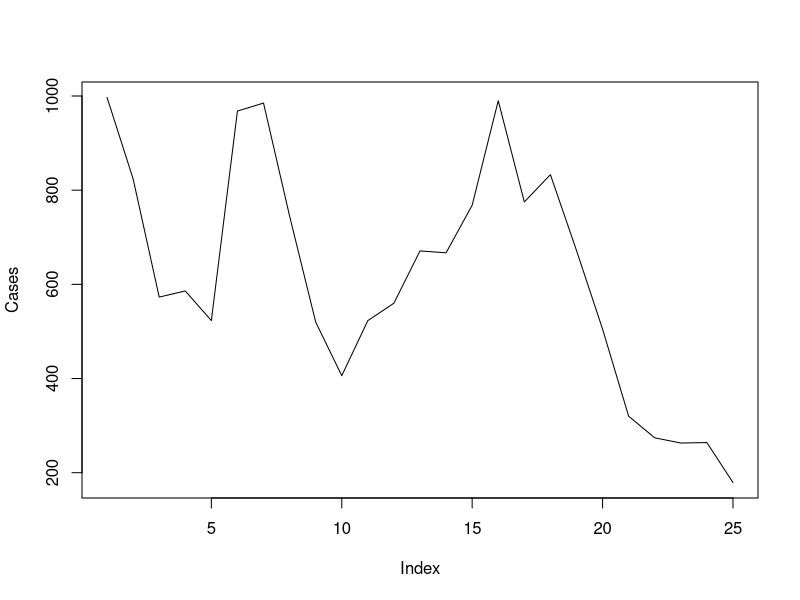

The R script that drew this image: (Note: this script raises an error after producing the figure.)
## ---- chunk 1
mal <- read.table("malaria.dat", header = TRUE)
attach(mal)
## ---- chunk 2
mal
## ---- chunk 3
plot(Cases, type = "l")
## ---- chunk 4
plot(Time, Cases, type = "l")
## ---- chunk 5
cases.ts <- ts(Cases, start = c(1997, 7), frequency = 12)
## ---- chunk 6
cases.ts
## ---- chunk 7
plot(cases.ts)
## ---- chunk 8
plot(Rain, Cases)
## ---- chunk 9
rain.cases.ts <- ts(cbind(Rain, Cases), start = c(1997,7), frequency = 12)
plot(rain.cases.ts)
## ---- chunk 10
par(mfrow = c(2, 1))
## ---- chunk 11
plot(Rain, type = "l")
plot(Cases, type = "l")
## ---- chunk 12
par(lab = c(length(Time), 10, 7))
## ---- chunk 13
plot(Rain, type = "l")
plot(Cases, type = "l")
## ---- chunk 14
plot(Rain, type = "l", axes = FALSE, xlab = "Time", ylab = "mm", main = "Rainfall")
axis(side = 1, labels = as.character(Time), at = 1:length(Time))
axis(side = 2)
plot(Cases, type = "l", axes = FALSE, xlab = "Time", ylab = "n", main = "Cases")
axis(side = 1, labels = as.character(Time), at = 1:length(Time))
axis(side = 2)
## ---- chunk 15
par(mfrow = c(1, 1))
par(lab = c(5, 5, 7))
## ---- chunk 16
plot(Cases, type = "l")
lines(Rain, lty = 2)
## ---- chunk 17
plot(Cases, type = "l", ylim = c(min(Cases, Rain), max(Cases, Rain)))
lines(Rain, lty = 2)
## ---- chunk 18
plot(Cases, type = "l", ylim = c(min(Cases, Rain), max(Cases, Rain)))
lines(Rain, lty = 2)
legend(18, 1000, legend = c("Cases", "Rainfall (mm)"), lty = c(1,2))
## ---- chunk 19
par(lab = c(length(Time), 5, 7))
plot(Cases, type = "l", lty = 1, axes = FALSE)
axis(side = 2)
par(new = TRUE)
plot(Rain, type = "l", lty = 2, axes = FALSE)
axis(side = 4)
axis(side = 1)
## ---- chunk 20
par(mar = c(5, 5, 4, 5))
par(lab = c(length(Time), 5, 7))
plot(Cases, type = "l", lty = 1, axes = FALSE,
     xlab = "", ylab = "", main = "Malaria cases and rainfall")
axis(side = 2)
mtext(text = "Malaria cases", side = 2, line = 3)
par(new = TRUE)
plot(Rain, type = "l", lty = 2, axes = FALSE,
     xlab = "Month & Year", ylab = "")
axis(side = 4)
mtext(text = "Rainfall (mm)", side = 4, line = 3)
axis(side = 1, labels = as.character(Time), at = 1:length(Time))
## ---- chunk 21
plot2var <- function(y1,
           y2,
           x.ticks,
           x.lab = deparse(substitute(x.ticks)),
           y1.lab = deparse(substitute(y1)),
           y2.lab = deparse(substitute(y2)),
           main = paste(y1.lab, "&", y2.lab)) {
  old.par.mar <- par("mar")
  old.par.lab <- par("lab")
  par(mar = c(5, 5, 4, 5))
  if(!missing(x.ticks)) {par(lab = c(length(x.ticks), 5, 7))}
  plot(y1, type = "l", lty = 1, axes = FALSE,
       xlab = "", ylab = "", main = main)
  axis(side = 2)
  mtext(text = y1.lab, side = 2, line = 3)
  par(new = TRUE)
  plot(y2, type = "l", lty = 2, axes = FALSE,
       ylab = "", xlab = x.lab)
  axis(side = 4)
  mtext(text = y2.lab, side = 4, line = 3)
  if(!missing(x.ticks)) {
    axis(side = 1, labels = as.character(x.ticks),
         at = 1:length(x.ticks))
  } else {axis(side = 1)}
  par(mar = old.par.mar)
  par(lab = old.par.lab)  
}
## ---- chunk 22
plot2var(Rain, Cases)
plot2var(Rain, Cases, Time)
## ---- chunk 23
plot2var(Rain, Cases, Time, x.lab = "Month and Year",
         y1.lab = "Rainfall (mm)", y2.lab = "Cases of malaria")
## ---- chunk 24
detach(mal)
## ---- chunk 25
pop <- read.table("pop.dat", header = TRUE)
attach(pop)
## ---- chunk 26
pop[1:20, ]
## ---- chunk 27
table(AGE)
barplot(table(AGE), col = "white")
## ---- chunk 28
age.group <- cut(AGE, c(0, 17, 29, 41, 53, 99))
## ---- chunk 29
table(AGE, age.group)
## ---- chunk 30
table(age.group, SEX)
## ---- chunk 31
barplot(table(age.group, SEX))
## ---- chunk 32
barplot(table(age.group, SEX), beside = TRUE)
## ---- chunk 33
barplot(table(age.group, SEX), beside = TRUE, horiz = TRUE)
## ---- chunk 34
tab <- table(age.group, SEX)
tab
tab[ ,1] <- -tab[ ,1]
tab
barplot(tab, beside = TRUE, horiz = TRUE)
## ---- chunk 35
barplot(tab, beside = TRUE, horiz = TRUE, space = c(0, -nrow(tab)))
## ---- chunk 36
bar.names <- c(dimnames(tab)$age.group, dimnames(tab)$age.group)
barplot(tab, beside = TRUE, horiz = TRUE, space = c(0, -nrow(tab)),
        names.arg = bar.names)
## ---- chunk 37
barplot(tab, beside = TRUE, horiz = TRUE, space = c(0, -nrow(tab)),
        col = "white", xlim = c(min(tab) * 1.2, max(tab) * 1.2),
        names.arg = bar.names)
## ---- chunk 38
barplot(tab, beside = TRUE, horiz = TRUE, space = c(0, -nrow(tab)),
        col = "white", xlim = c(min(tab) * 1.2, max(tab) * 1.2),
        names.arg = bar.names, axes = FALSE)
axis(side = 1,
     labels = abs(axTicks(side = 1)),
     at = (axTicks(side = 1)))
## ---- chunk 39
pyramid.plot <- function(x,
                          g,
                          main = paste("Pyramid plot of", deparse(substitute(x)),
                                       "by", deparse(substitute(g))),
                          xlab = paste(deparse(substitute(g)),
                                       "(", levels(g)[1], "/",levels(g)[2],")"),
                          ylab = deparse(substitute(x))) {
  tab <- table(x, g)
  tab[ ,1] <- -tab[ ,1]
  barplot(tab,
          horiz = TRUE,
          beside = TRUE,
          space = c(0, -nrow(tab)),
          names.arg = c(dimnames(tab)$x, dimnames(tab)$x),
          xlim = c(min(tab) * 1.2,
          max(tab) * 1.2),
          col = "white",
          main = main,
          xlab = xlab,
          ylab = ylab,
          axes = FALSE)
  axis(side = 1,
       labels = abs(axTicks(side = 1)),
       at = (axTicks(side = 1)))
}
## ---- chunk 40
pyramid.plot(age.group, SEX)
## ---- chunk 41
pyramid.plot(age.group, SEX, ylab = "Months", xlab = "Sex F / M",
             main = "Children by age and sex")
## ---- chunk 42
detach(pop)
sssw <- read.table("sssw.dat", header = TRUE)
attach(sssw)
## ---- chunk 43
sssw[1:20, ]
## ---- chunk 44
barplot(table(marital))
barplot(table(living))
barplot(table(ethnic))
## ---- chunk 45
barplot(rev(sort(table(marital))))
## ---- chunk 46
pareto <- function(x,
                   xlab = deparse(substitute(x)),
                   ylab = "Count",
                   main = paste("Pareto Chart of", deparse(substitute(x)))) {
  barplot(rev(sort(table(x))),
          xlab = xlab,
          ylab = ylab,
          main = main,
          col = "white")
}
## ---- chunk 47
pareto(marital)
## ---- chunk 48
pareto(marital, ylab = "n", xlab = "Marital Status",
       main = "Marital Status")
## ---- chunk 49
ms <- as.factor(marital)
levels(ms) <- c("Married", "Single", "Divorced", "Separated",
                "Cohabiting", "Widowed")
table(ms)
pareto(ms, ylab = "n", xlab = "Marital Status",
       main = "Marital Status")
## ---- chunk 50
detach(sssw)
diets <- read.table("diets.dat", header = TRUE)
## ---- chunk 51
diets
## ---- chunk 52
diets <- transform(diets, lci = wt - sd / sqrt(n), uci = wt + sd / sqrt(n))
## ---- chunk 53
diets
## ---- chunk 54
oed.hp <- subset(diets, oedema == 1 & diet == "HP")
oed.lp <- subset(diets, oedema == 1 & diet == "LP")
mar.hp <- subset(diets, oedema == 2 & diet == "HP")
mar.lp <- subset(diets, oedema == 2 & diet == "LP")
## ---- chunk 55
oed.hp
oed.lp
mar.hp
mar.lp
## ---- chunk 56
plot(oed.hp$day, oed.hp$wt, type = "l")
## ---- chunk 57
plot(oed.hp$day, oed.hp$wt, type = "l")
arrows(oed.hp$day, oed.hp$lci, oed.hp$day, oed.hp$uci, code = 3, angle = 90, length = 0.1)
## ---- chunk 58
plot(oed.hp$day, oed.hp$wt, type = "l", ylim = c(min(oed.hp$lci), max(oed.hp$uci)))
arrows(oed.hp$day, oed.hp$lci, oed.hp$day, oed.hp$uci, code = 3, angle = 90, length = 0.1)
## ---- chunk 59
plot(oed.hp$day, oed.hp$wt, type = "l", ylim = c(min(oed.hp$lci), max(oed.hp$uci)))
arrows(oed.hp$day, oed.hp$lci, oed.hp$day, oed.hp$uci, code = 3, angle = 90, length = 0.1)
points(oed.hp$day, oed.hp$wt, pch = 21, bg = "white")
## ---- chunk 60
plot(oed.hp$day, oed.hp$wt, type = "l",
     ylim = c(min(oed.hp$lci), max(oed.hp$uci)),
     main = "HP Diet. Oedematous Cases",
     xlab = "Days of treatment", ylab = "Weight gain (g/kg/d)")

arrows(oed.hp$day, oed.hp$lci, oed.hp$day, oed.hp$uci,
       code = 3, angle = 90, length = 0.1)

points(oed.hp$day, oed.hp$wt, pch = 21, bg = "white")
## ---- chunk 61
plot.ci <- function(x,
                    y, y.lci, y.uci,
                    ylim = c(min(y.lci), max(y.uci)),
                    xlab = deparse(substitute(x)),
                    ylab = deparse(substitute(y)),
                    main = paste(ylab, "by", xlab),
                    type = "l",
                    lty = 1,
                    col = "black",
                    axes = TRUE,
                    pch = 21,
                    bg = "white") {

  plot(x, y, type = type, ylim = ylim, xlab = xlab, ylab = ylab,
       main = main, lty = lty, col = col, axes = axes)
  
  arrows(x, y.lci, x, y.uci, code = 3, angle = 90, length = 0.1,
         lty = lty, col = col)
  
  points(x, y, pch = pch, bg = bg, col = col)
}
## ---- chunk 62
plot.ci(oed.hp$day, oed.hp$wt, oed.hp$lci, oed.hp$uci)
## ---- chunk 63
plot.ci(oed.hp$day, oed.hp$wt, oed.hp$lci, oed.hp$uci,
        ylim = c(-6, 10), xlab = "Day",
        ylab = "Weight gain (g/kg/day)",
        main = "Oedematous", col = "red")
## ---- chunk 64
plot.ci(oed.hp$day, oed.hp$wt, oed.hp$lci, oed.hp$uci,
        ylim = c(-6, 10), xlab = "Day",
        ylab = "Weight gain (g/kg/day)",
        main = "Oedematous", col = "red")
par(new = TRUE)
plot.ci(oed.lp$day, oed.lp$wt, oed.lp$lci, oed.lp$uci,
        axes = FALSE, pch = 22, xlab = "", ylab = "", main = "",
        col = "darkgreen")
## ---- chunk 65
plot.ci(oed.hp$day, oed.hp$wt, oed.hp$lci, oed.hp$uci,
        ylim = c(-6, 10), xlab = "Day",
        ylab = "Weight gain (g/kg/day)",
        main = "Oedematous", col = "red")
par(new = TRUE)
plot.ci(oed.lp$day, oed.lp$wt, oed.lp$lci, oed.lp$uci,
        axes = FALSE, pch = 22, xlab = "", ylab = "", main = "",
        col = "darkgreen")
legend(5, 8, legend = c("HP", "LP"), lty = c(1, 1),
       pch = c(21, 22), col = c("red", "darkgreen"))
## ---- chunk 66
plot.ci(oed.hp$day, oed.hp$wt, oed.hp$lci, oed.hp$uci, type = "p")
## ---- chunk 67
barplot(oed.hp$wt, names.arg = oed.hp$day, col = "white", 
        ylim = c(min(oed.hp$lci), max(oed.hp$uci)))
## ---- chunk 68
barplot(oed.hp$wt, names.arg = oed.hp$day, col = "white", 
        ylim = c(min(oed.hp$lci), max(oed.hp$uci)))
arrows(oed.hp$day, oed.hp$lci, oed.hp$day, oed.hp$uci, 
       code = 3, angle = 90, length = 0.1)
## ---- chunk 69
bar.positions <- barplot(oed.hp$wt, names.arg = oed.hp$day,
                         ylim = c(min(oed.hp$lci), max(oed.hp$uci)),
                         col = "white")

bar.positions
## ---- chunk 70
barplot(oed.hp$wt, names.arg = oed.hp$day, col = "white", 
        ylim = c(min(oed.hp$lci), max(oed.hp$uci)))
arrows(bar.positions, oed.hp$lci, bar.positions, oed.hp$uci,
       code = 3, angle = 90, length = 0.1)
## ---- chunk 71
barplot.ci <- function(y, bar.names, lci, uci,
                       ylim = c(min(lci), max(uci)),
                       xlab = deparse(substitute(bar.names)),
                       ylab = deparse(substitute(y)),
                       main = paste(ylab, "by", xlab)) {
     
  bp <- barplot(y, names.arg = bar.names, ylim = ylim, xlab = xlab,
                ylab = ylab, main = main, col = "white")
     
  arrows(bp, lci, bp, uci, code = 3, angle = 90, length = 0.1)
}
## ---- chunk 72
barplot.ci(oed.hp$wt, oed.hp$day, oed.hp$lci, oed.hp$uci)
## ---- chunk 73
barplot.ci(mar.hp$wt, mar.hp$day, mar.hp$lci, mar.hp$uci)
## ---- chunk 74
barplot.ci <- function(y, bar.names, lci, uci,
         ylim = c(min(0, lci), max(0, uci)),
         xlab = deparse(substitute(bar.names)),
         ylab = deparse(substitute(y)),
         main = paste(ylab, "by", xlab)) {

  bp <- barplot(y, names.arg = bar.names,  ylim = ylim, xlab = xlab,
                ylab = ylab, main = main, col = "white")
     
  arrows(bp, lci, bp, uci, code = 3, angle = 90, length = 0.1)
}
## ---- chunk 75
barplot.ci(mar.hp$wt, mar.hp$day, mar.hp$lci, mar.hp$uci)
## ---- chunk 76
barplot.ci(oed.hp$wt, oed.hp$day, oed.hp$lci, oed.hp$uci)
## ---- chunk 77
barplot.ci <- function(y, bar.names, lci, uci,
         ylim = c(min(0, lci), max(0, uci)),
         xlab = deparse(substitute(bar.names)),
         ylab = deparse(substitute(y)),
         main = paste(ylab, "by", xlab)) {
     
  ylim <- ylim * 1.1
     
  bp <- barplot(y, names.arg = bar.names, ylim = ylim, xlab = xlab,
                ylab = ylab, main = main, col = "white")
     
  arrows(bp, lci, bp, uci, code = 3, angle = 90, length = 0.1)
     
  points(bp, y)
}
## ---- chunk 78
barplot.ci(oed.hp$wt, oed.hp$day, oed.hp$lci, oed.hp$uci)
barplot.ci(mar.hp$wt, mar.hp$day, mar.hp$lci, mar.hp$uci)
## ---- chunk 79
cs <- read.table("cover.dat", header = TRUE)

## ---- chunk 80
cs
## ---- chunk 81
cs$cvr <- cs$in.program / cs$cases
cs
## ---- chunk 82
cs$cvr.pch <- ifelse(cs$cvr == 0, 0, 15)
cs
## ---- chunk 83
plot(0:25, 0:25, pch = 0:25, cex = 2)
## ---- chunk 84
cs$cvr.cex <- ifelse(cs$cvr == 0, 1, 10 * cs$cvr)
cs
## ---- chunk 85
par(pty="s")
plot(cs$x, cs$y, cex = cs$cvr.cex, pch = cs$cvr.pch)
## ---- chunk 86
plot(cs$x, cs$y,
     cex = cs$cvr.cex,
     pch = cs$cvr.pch,
     xlab = "",
     ylab = "",
     axes = FALSE,
     xlim = c(0,10),
     ylim = c(0,10),
     col = gray(0.5))
## ---- chunk 87
plot(cs$x, cs$y,
     cex = 5,
     xlab = "",
     ylab = "",
     axes = FALSE,
     pch = 15,
     xlim = c(0, 10),
     ylim = c(0, 10),
     col = gray(1 - cs$cvr))
## ---- chunk 88
plot(cs$x, cs$y,
     cex = cs$cvr.cex,
     pch = cs$cvr.pch,
     xlab = "",
     ylab = "",
     axes = FALSE,
     xlim = c(0,10),
     ylim = c(0,10),
     col = gray(0.5))

points(c(2.5, 4.5, 5.5), c(6.5, 8.25, 5), pch = 19, cex = 2)
## ---- chunk 89
fem <- read.table("fem.dat", header = TRUE)
attach(fem)
fem.lm <- lm(WT ~ AGE)
plot(fem.lm)
## ---- chunk 90
par(mfrow = c(2, 2))
plot(fem.lm)
## ---- chunk 91
par(mfrow = c(2, 2))
par(pty = "s")
plot(fem.lm)
## ---- chunk 92
par(mfrow = c(2, 2))
par(pty = "s")
par(cex = 0.5)
plot(fem.lm)
## ---- chunk 93
par(mfrow = c(1, 1), pty = "m", cex = 1)
plot(fem.lm)
## ---- chunk 94
par(mfrow = c(2, 2), pty = "s")
plot(fem.lm)
## ---- chunk 95
plot(fem.lm)
## ---- chunk 96
plot(fem.lm)
## ---- chunk 97
par(mfrow = c(2, 2), pty = "s")
plot(fem.lm)
## ---- chunk 98
plot(fem.lm)
## ---- chunk 99
default.par <- par(no.readonly = TRUE)
par(mfrow = c(2, 2), pty = "s")
plot.lm.par <- par(no.readonly = TRUE)
par(default.par)
plot(fem.lm)
par(plot.lm.par)
plot(fem.lm)
par(default.par)
plot(fem.lm)
